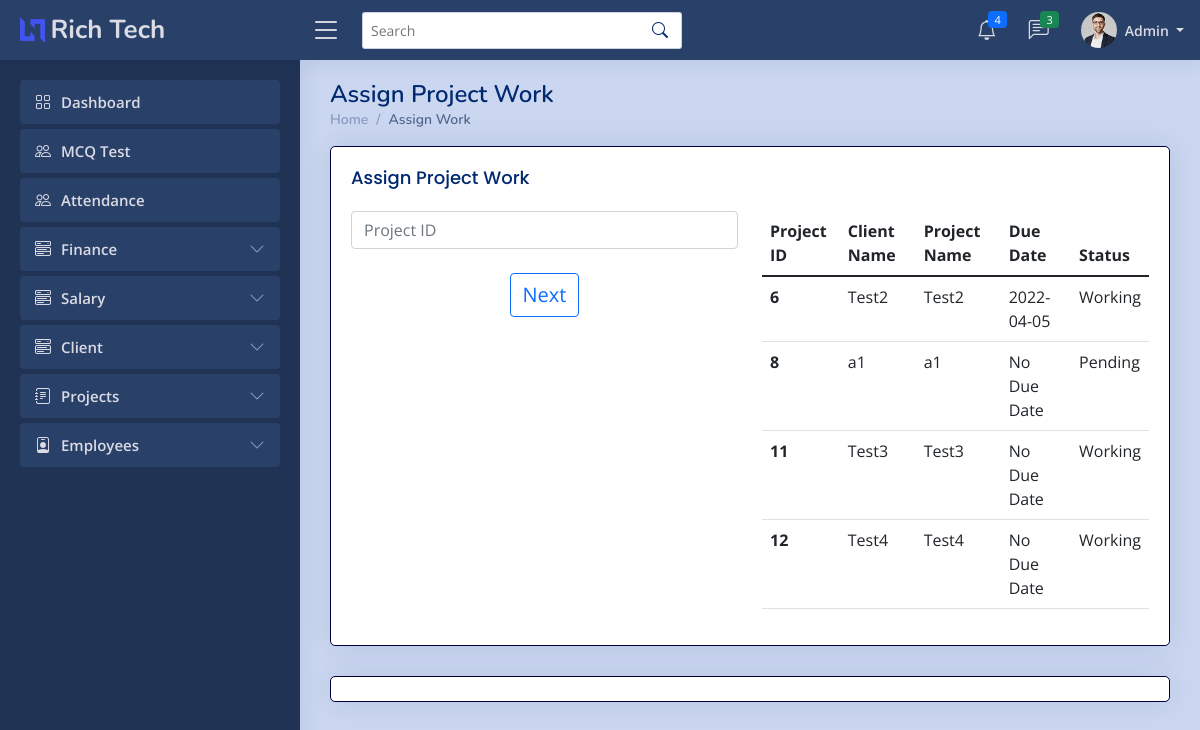
Screenshot of /admin/assign.php (signed in) with the database file from the repository.
### tables this page shows
CREATE TABLE `clientt` (
  `Id` int(7) NOT NULL,
  `cname` varchar(255) NOT NULL,
  `pname` varchar(255) NOT NULL,
  `mobile` varchar(255) NOT NULL,
  `email` varchar(255) NOT NULL,
  `aaddress` varchar(10000) NOT NULL,
  `pdate` date NOT NULL,
  `ddate` date NOT NULL,
  `descrip` longtext NOT NULL,
  `pstatus` varchar(20) NOT NULL,
  `cdate` date DEFAULT NULL,
  `charges` int(7) NOT NULL,
  `received` date DEFAULT NULL
);

### admin/assign.php (the view, shortened to what this page needs)
<?php
    if ($_SESSION['erole']=="admin"){
?>
<!DOCTYPE html>
<html lang="en">
<head>
  <link href="../assets/vendor/bootstrap/css/bootstrap.min.css" rel="stylesheet">
  <link rel="stylesheet" href="../assets/vendor/bootstrap-icons/bootstrap-icons.css?v=<?php echo time(); ?>">
  <link href="../assets/vendor/boxicons/css/boxicons.min.css" rel="stylesheet">
  <link href="../assets/vendor/quill/quill.snow.css" rel="stylesheet">
  <link href="../assets/vendor/quill/quill.bubble.css" rel="stylesheet">
  <link href="../assets/vendor/remixicon/remixicon.css" rel="stylesheet">
  <link href="../assets/vendor/simple-datatables/style.css" rel="stylesheet">
  <link rel="stylesheet" href="../assets/css/style.css?v=<?php echo time(); ?>">
</head>
<body>
  <?php include 'imports/nav-admin.php'; ?>
  <main id="main" class="main">
    <div class="pagetitle">
      <h1>Assign Project Work</h1>
      <nav>
        <ol class="breadcrumb">
          <li class="breadcrumb-item"><a href="index.php">Home</a></li>
          <li class="breadcrumb-item active">Assign Work</li>
        </ol>
      </nav>
    </div>
    <section class="section add_cli">
      <div class="card">
        <div class="card-body">
            <h5 class="card-title">Assign Project Work</h5>
            <div class="row">
            <div class="col-md-6">
                <form action="" method="post">
                    <center>
                        <input type="text" class="form-control" name="pid" id="" placeholder="Project ID"><br>
                        <input type="submit" name="psubmit" style="font-size:20px" class="btn btn-outline-primary" value="Next">
                    </center>
                </form>
            </div>
            <div class="col-md-6">
                <?php
                    include '../imports/config.php';
                    $conn=mysqli_connect($server_name,$username,$password,$database_name);
                    $sql_query = "SELECT * from clientt where pstatus='Pending' or pstatus='Working'";
                    $records = mysqli_query($conn, $sql_query);
                    echo '<div class="table-responsive">';
                    echo '<table class="table table-hover"">';
                        echo '<thead class="thead-dark">';
                            echo '<tr>';
                            echo '<th scope="col">Project ID</th>';
                            echo '<th scope="col">Client Name</th>';
                            echo '<th scope="col">Project Name</th>';
                            echo '<th scope="col">Due Date</th>';
                            echo '<th scope="col">Status</th>';
                            echo '</tr>';
                        echo '</thead>';
                        echo '<tbody>';
                        while($data = mysqli_fetch_array($records)){
                            $n=$data['Id'];
                            $cname=$data['cname'];
                            $pname=$data['pname'];
                            $ddate=$data['ddate'];
                            $status=$data['pstatus'];
                            if($ddate=="0000-00-00"){
                                $ddate="No Due Date";
                            }
                            echo '<tr>
                                <th scope="row">'.$n.'</th>
                                <td>'.$cname.'</td>
                                <td>'.$pname.'</td>
                                <td>'.$ddate.'</td>
                                <td>'.$status.'</td>
                                </tr>';
                        }
                        echo '</tbody>
                        </table>';
                        echo '</div>';
                ?>
            </div>
            </div>
        </div>
        </div>
        <div class="card jumbotron container">
            <br>
        </div>
    </section>
  </main>
</body>
</html>
<?php
        }
        else{
            ob_start();
            header('Location: '.'../index.php');
            ob_end_flush();
            die();
        }
    ?>

### assets/css/style.css (style rules this page uses)
:root { scroll-behavior: smooth; }
body { font-family: "Open Sans", sans-serif; background: #cbd7f0; color: #444444; }
a { color: #4154f1; text-decoration: none; }
h1, h2, h3, h4, h5, h6 { font-family: "Nunito", sans-serif; }
#main { margin-top: 60px; padding: 20px 30px; transition: all 0.3s; }
.pagetitle { margin-bottom: 10px; }
.pagetitle h1 { font-size: 24px; margin-bottom: 0; font-weight: 600; color: #012970; }
.card { margin-bottom: 30px; border-width: 1px; border-color: #000033; border-radius: 5px; box-shadow: 0px 0 30px rgba(1, 41, 112, 0.1); }
.card-title { padding: 20px 0 15px 0; font-size: 18px; font-weight: 500; color: #012970; font-family: "Poppins", sans-serif; }
.card-body { padding: 0 20px 20px 20px; }
.breadcrumb { font-size: 14px; font-family: "Nunito", sans-serif; color: #899bbd; font-weight: 600; }
.breadcrumb a { color: #899bbd; transition: 0.3s; }
.breadcrumb .breadcrumb-item::before { color: #899bbd; }
.breadcrumb .active { color: #51678f; font-weight: 600; }
@media (min-width: 1200px) { #main, #footer { margin-left: 300px; } }

### rows the page displays
clientt: Id "6", cname "Test2", pname "Test2", ddate "2022-04-05", pstatus "Working"
clientt: Id "8", cname "a1", pname "a1", ddate "No Due Date", pstatus "Pending"
clientt: Id "11", cname "Test3", pname "Test3", ddate "No Due Date", pstatus "Working"
clientt: Id "12", cname "Test4", pname "Test4", ddate "No Due Date", pstatus "Working"

### other values shown
$count "4"
